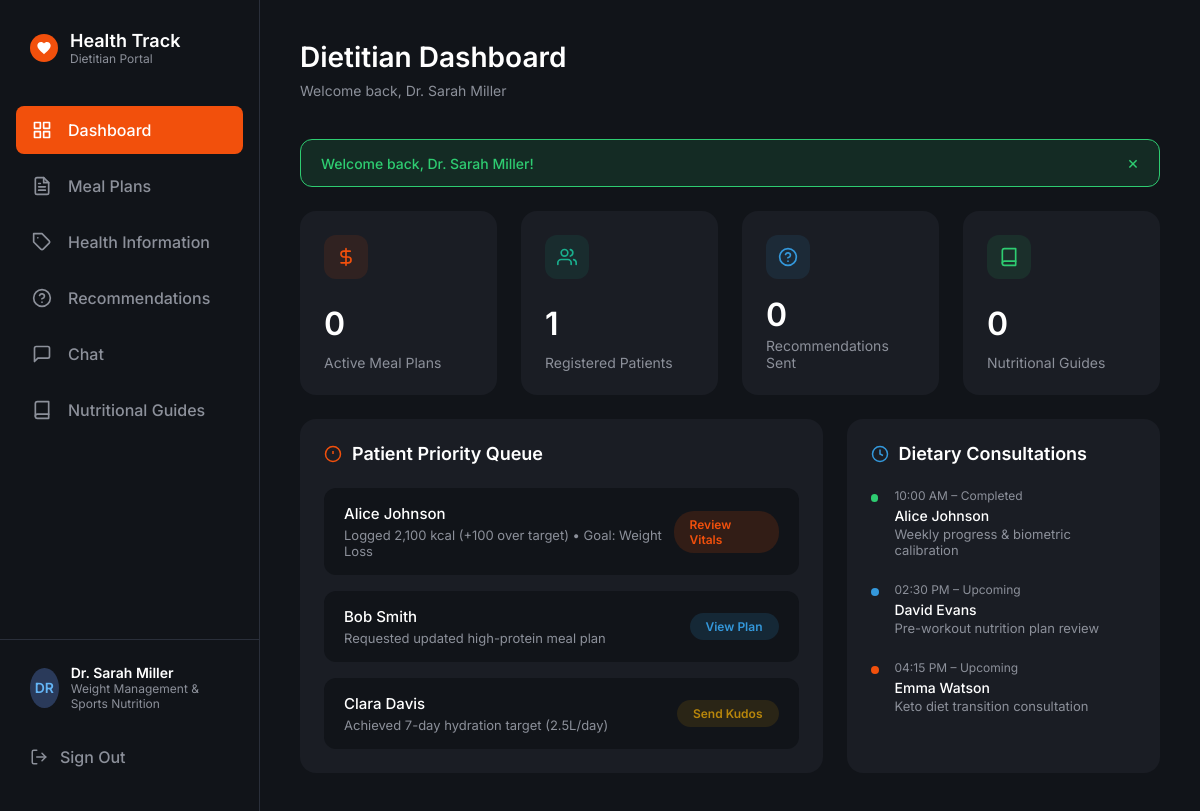
/dietitian/dashboard.php (signed in), run on the app's committed database.
### tables this page shows
CREATE TABLE IF NOT EXISTS `users` (
    `id` INT AUTO_INCREMENT PRIMARY KEY,
    `name` VARCHAR(100) NOT NULL,
    `email` VARCHAR(150) NOT NULL UNIQUE,
    `password` VARCHAR(255) NOT NULL,
    `phone` VARCHAR(30) NULL,
    `role` ENUM('admin', 'dietitian', 'user') NOT NULL DEFAULT 'user',
    `status` ENUM('active', 'inactive', 'suspended', 'pending') NOT NULL DEFAULT 'active',
    `created_at` TIMESTAMP DEFAULT CURRENT_TIMESTAMP,
    `updated_at` TIMESTAMP DEFAULT CURRENT_TIMESTAMP ON UPDATE CURRENT_TIMESTAMP,
    INDEX `idx_role` (`role`),
    INDEX `idx_status` (`status`)
);

CREATE TABLE IF NOT EXISTS `dietitian_profiles` (
    `id` INT AUTO_INCREMENT PRIMARY KEY,
    `user_id` INT NOT NULL UNIQUE,
    `qualification` VARCHAR(255) NULL,
    `certification` VARCHAR(255) NULL,
    `experience` INT NULL DEFAULT 0,
    `specialization` VARCHAR(255) NULL,
    `approval_status` ENUM('pending', 'approved', 'rejected') NOT NULL DEFAULT 'pending',
    `rejection_reason` TEXT NULL,
    `created_at` TIMESTAMP DEFAULT CURRENT_TIMESTAMP,
    `updated_at` TIMESTAMP DEFAULT CURRENT_TIMESTAMP ON UPDATE CURRENT_TIMESTAMP,
    FOREIGN KEY (`user_id`) REFERENCES `users`(`id`) ON DELETE CASCADE
);

### includes/auth.php (called while the page is built, shortened)
<?php
require_once __DIR__ . '/functions.php';
function isLoggedIn(): bool {
    return isset($_SESSION['user_id']) && !empty($_SESSION['user_id']);
}
function getCurrentUser(): ?array {
    static $currentUser = null;
    if ($currentUser === null) {
        $pdo = getDBConnection();
        $stmt = $pdo->prepare("SELECT id, name, email, phone, role, status FROM users WHERE id = :id LIMIT 1");
        $stmt->execute(['id' => $_SESSION['user_id']]);
        $user = $stmt->fetch();
        $currentUser = $user;
    }
    return $currentUser;
}
function requireRole($allowedRoles): void {
    $user = getCurrentUser();
}

### dietitian/dashboard.php (the view, shortened to what this page needs)
<?php
require_once __DIR__ . '/../includes/auth.php';
requireRole('dietitian');
$currentUser = getCurrentUser();
$pdo = getDBConnection();
$stmt = $pdo->prepare("SELECT * FROM dietitian_profiles WHERE user_id = :uid LIMIT 1");
$stmt->execute(['uid' => $currentUser['id']]);
$profile = $stmt->fetch();
$mealPlansCount = (int)$pdo->query("SELECT COUNT(*) FROM meal_plans WHERE dietitian_id = " . (int)$currentUser['id'])->fetchColumn();
$assignedUsersCount = (int)$pdo->query("SELECT COUNT(*) FROM users WHERE role = 'user'")->fetchColumn();
$recommendationsCount = (int)$pdo->query("SELECT COUNT(*) FROM recommendations WHERE dietitian_id = " . (int)$currentUser['id'])->fetchColumn();
$totalGuidesCount = (int)$pdo->query("SELECT COUNT(*) FROM resources WHERE dietitian_id = " . (int)$currentUser['id'])->fetchColumn();
?>
<!DOCTYPE html>
<html lang="en">
<head>
    <link rel="stylesheet" href="../dashboard.css">
</head>
<body>
    <div class="dashboard-layout">
        <aside class="sidebar dietitian-sidebar">
            <div class="sidebar-header">
                <div class="logo-container small-logo">
                    <div class="filled-heart-icon">
                        <svg viewBox="0 0 24 24" fill="white" width="16" height="16">
                            <path d="M12 21.35l-1.45-1.32C5.4 15.36 2 12.28 2 8.5 2 5.42 4.42 3 7.5 3c1.74 0 3.41.81 4.5 2.09C13.09 3.81 14.76 3 16.5 3 19.58 3 22 5.42 22 8.5c0 3.78-3.4 6.86-8.55 11.54L12 21.35z"/>
                        </svg>
                    </div>
                    <div class="sidebar-title-group">
                        <span class="logo-text-small">Health Track</span>
                        <span class="sidebar-subtext">Dietitian Portal</span>
                    </div>
                </div>
            </div>
            <nav class="sidebar-nav dietitian-nav">
                <a href="dashboard.php" class="nav-link dietitian-nav-link active">
                    Dashboard
                </a>
                <a href="../dietitian-meal-plans.html" class="nav-link dietitian-nav-link">
                    Meal Plans
                </a>
                <a href="../dietitian-health-info.html" class="nav-link dietitian-nav-link">
                    <svg viewBox="0 0 24 24" width="20" height="20" fill="none" stroke="currentColor" stroke-width="2" stroke-linecap="round" stroke-linejoin="round"><path d="M20.59 13.41l-7.17 7.17a2 2 0 0 1-2.83 0L2 12V2h10l8.59 8.59a2 2 0 0 1 0 2.82z"></path><line x1="7" y1="7" x2="7.01" y2="7"></line></svg>
                    Health Information
                </a>
                <a href="#" class="nav-link dietitian-nav-link">
                    <svg viewBox="0 0 24 24" width="20" height="20" fill="none" stroke="currentColor" stroke-width="2" stroke-linecap="round" stroke-linejoin="round"><circle cx="12" cy="12" r="10"></circle><path d="M9.09 9a3 3 0 0 1 5.83 1c0 2-3 3-3 3"></path><line x1="12" y1="17" x2="12.01" y2="17"></line></svg>
                    Recommendations
                </a>
                <a href="#" class="nav-link dietitian-nav-link">
                    <svg viewBox="0 0 24 24" width="20" height="20" fill="none" stroke="currentColor" stroke-width="2" stroke-linecap="round" stroke-linejoin="round"><path d="M21 15a2 2 0 0 1-2 2H7l-4 4V5a2 2 0 0 1 2-2h14a2 2 0 0 1 2 2z"></path></svg>
                    Chat
                </a>
                <a href="../dietitian-guides.html" class="nav-link dietitian-nav-link">
                    <svg viewBox="0 0 24 24" width="20" height="20" fill="none" stroke="currentColor" stroke-width="2" stroke-linecap="round" stroke-linejoin="round"><path d="M4 19.5A2.5 2.5 0 0 1 6.5 17H20"></path><path d="M6.5 2H20v20H6.5A2.5 2.5 0 0 1 4 19.5v-15A2.5 2.5 0 0 1 6.5 2z"></path></svg>
                    Nutritional Guides
                </a>
            </nav>
            <div class="sidebar-footer border-top-footer">
                <div class="user-profile-compact">
                    <div class="avatar avatar-blue">
                        <?= strtoupper(substr($currentUser['name'], 0, 2)) ?>
                    </div>
                    <div class="profile-text">
                        <span class="profile-name"><?= e($currentUser['name']) ?></span>
                        <span class="profile-role"><?= e($profile['specialization'] ?? 'Registered Dietitian') ?></span>
                    </div>
                </div>
                <a href="../logout.php" class="nav-link sign-out">
                    <svg viewBox="0 0 24 24" width="18" height="18" fill="none" stroke="currentColor" stroke-width="2" stroke-linecap="round" stroke-linejoin="round">
                        <path d="M9 21H5a2 2 0 0 1-2-2V5a2 2 0 0 1 2-2h4"></path>
                        <polyline points="16 17 21 12 16 7"></polyline>
                        <line x1="21" y1="12" x2="9" y2="12"></line>
                    </svg>
                    Sign Out
                </a>
            </div>
        </aside>
        <main class="main-content dietitian-main">
            <header class="page-header-clean">
                <h1 class="page-main-title">Dietitian Dashboard</h1>
                <p class="page-sub-title">Welcome back, <?= e($currentUser['name']) ?></p>
            </header>
            <div class="content-wrapper full-width-wrap">
                <div class="dietitian-kpi-grid">
                    <div class="dt-kpi-card">
                        <div class="kpi-icon-box bg-orange-light text-orange">
                            <svg viewBox="0 0 24 24" width="20" height="20" fill="none" stroke="currentColor" stroke-width="2" stroke-linecap="round" stroke-linejoin="round"><path d="M12 2v20M17 5H9.5a3.5 3.5 0 0 0 0 7h5a3.5 3.5 0 0 1 0 7H6"></path></svg>
                        </div>
                        <div class="dt-kpi-number"><?= $mealPlansCount ?></div>
                        <div class="dt-kpi-label">Active Meal Plans</div>
                    </div>
                    <div class="dt-kpi-card">
                        <div class="kpi-icon-box bg-teal-light text-teal">
                        </div>
                        <div class="dt-kpi-number"><?= $assignedUsersCount ?></div>
                        <div class="dt-kpi-label">Registered Patients</div>
                    </div>
                    <div class="dt-kpi-card">
                        <div class="kpi-icon-box bg-blue-light text-blue">
                            <svg viewBox="0 0 24 24" width="20" height="20" fill="none" stroke="currentColor" stroke-width="2" stroke-linecap="round" stroke-linejoin="round"><circle cx="12" cy="12" r="10"></circle><path d="M9.09 9a3 3 0 0 1 5.83 1c0 2-3 3-3 3"></path><line x1="12" y1="17" x2="12.01" y2="17"></line></svg>
                        </div>
                        <div class="dt-kpi-number"><?= $recommendationsCount ?></div>
                        <div class="dt-kpi-label">Recommendations Sent</div>
                    </div>
                    <div class="dt-kpi-card">
                        <div class="kpi-icon-box bg-green-light text-green">
                            <svg viewBox="0 0 24 24" width="20" height="20" fill="none" stroke="currentColor" stroke-width="2" stroke-linecap="round" stroke-linejoin="round"><path d="M4 19.5A2.5 2.5 0 0 1 6.5 17H20"></path><path d="M6.5 2H20v20H6.5A2.5 2.5 0 0 1 4 19.5v-15A2.5 2.5 0 0 1 6.5 2z"></path></svg>
                        </div>
                        <div class="dt-kpi-number"><?= $totalGuidesCount ?></div>
                        <div class="dt-kpi-label">Nutritional Guides</div>
                    </div>
                </div>
                <div class="dashboard-split-grid">
                    <div class="panel-card">
                        <h3 class="panel-title flex-title">
                            <svg viewBox="0 0 24 24" width="18" height="18" fill="none" stroke="#f2500c" stroke-width="2"><circle cx="12" cy="12" r="10"></circle><line x1="12" y1="8" x2="12" y2="12"></line><line x1="12" y1="16" x2="12.01" y2="16"></line></svg>
                            Patient Priority Queue
                        </h3>
                        <div class="attention-list">
                            <div class="attention-item">
                                <div class="att-text">
                                    <h4>Alice Johnson</h4>
                                    <p>Logged 2,100 kcal (+100 over target) • Goal: Weight Loss</p>
                                </div>
                                <a href="../dietitian-health-info.html" class="action-pill pill-orange">Review Vitals</a>
                            </div>
                            <div class="attention-item">
                                <div class="att-text">
                                    <h4>Bob Smith</h4>
                                    <p>Requested updated high-protein meal plan</p>
                                </div>
                                <a href="../dietitian-meal-plans.html" class="action-pill pill-blue">View Plan</a>
                            </div>
                            <div class="attention-item">
                                <div class="att-text">
                                    <h4>Clara Davis</h4>
                                    <p>Achieved 7-day hydration target (2.5L/day)</p>
                                </div>
                                <a href="../dietitian-health-info.html" class="action-pill pill-olive">Send Kudos</a>
                            </div>
                        </div>
                    </div>
                    <div class="panel-card">
                        <h3 class="panel-title flex-title">
                            <svg viewBox="0 0 24 24" width="18" height="18" fill="none" stroke="#3498db" stroke-width="2"><circle cx="12" cy="12" r="10"></circle><polyline points="12 6 12 12 16 14"></polyline></svg>
                            Dietary Consultations
                        </h3>
                        <div class="schedule-timeline">
                            <div class="timeline-item">
                                <div class="tl-dot bg-dot-green"></div>
                                <div class="tl-content">
                                    <span class="tl-time">10:00 AM – Completed</span>
                                    <span class="tl-name">Alice Johnson</span>
                                    <span class="tl-desc">Weekly progress & biometric calibration</span>
                                </div>
                            </div>
                            <div class="timeline-item">
                                <div class="tl-dot bg-dot-blue"></div>
                                <div class="tl-content">
                                    <span class="tl-time">02:30 PM – Upcoming</span>
                                    <span class="tl-name">David Evans</span>
                                    <span class="tl-desc">Pre-workout nutrition plan review</span>
                                </div>
                            </div>
                            <div class="timeline-item">
                                <div class="tl-dot bg-dot-orange"></div>
                                <div class="tl-content">
                                    <span class="tl-time">04:15 PM – Upcoming</span>
                                    <span class="tl-name">Emma Watson</span>
                                    <span class="tl-desc">Keto diet transition consultation</span>
                                </div>
                            </div>
                        </div>
                    </div>
                </div>
            </div>
        </main>
    </div>
</body>
</html>

### data on the page
users: name "DR", name "Dr. Sarah Miller"
dietitian_profiles: specialization "Weight Management & Sports Nutrition"

### other printed values
$message "Welcome back, Dr. Sarah Miller!"
$mealPlansCount "0"
$assignedUsersCount "1"
$recommendationsCount "0"
$totalGuidesCount "0"
